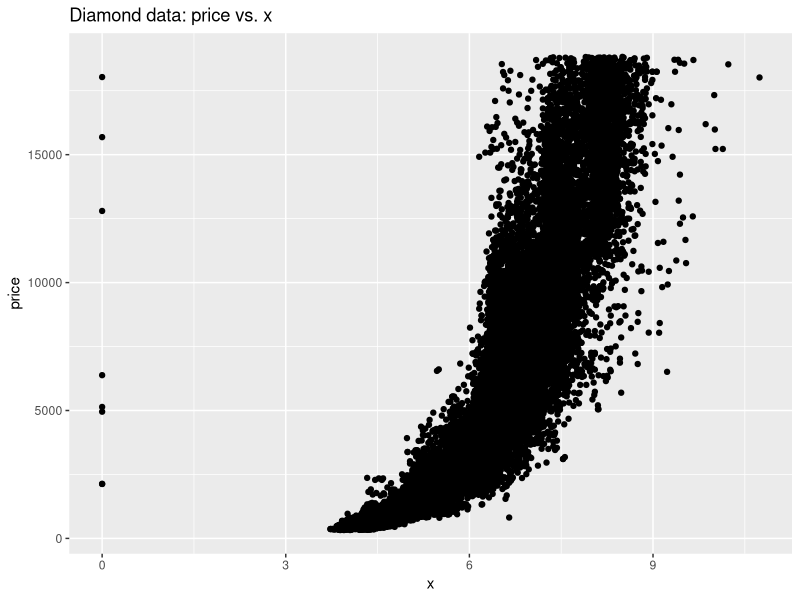
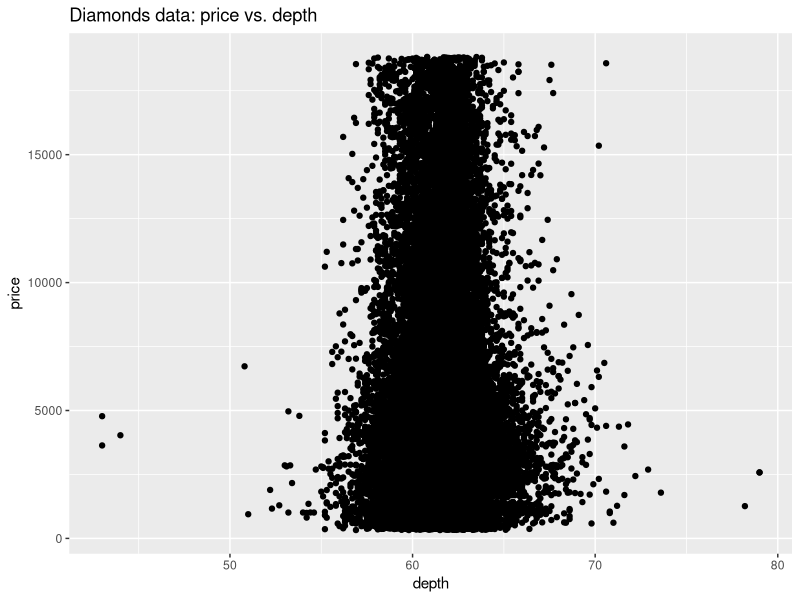
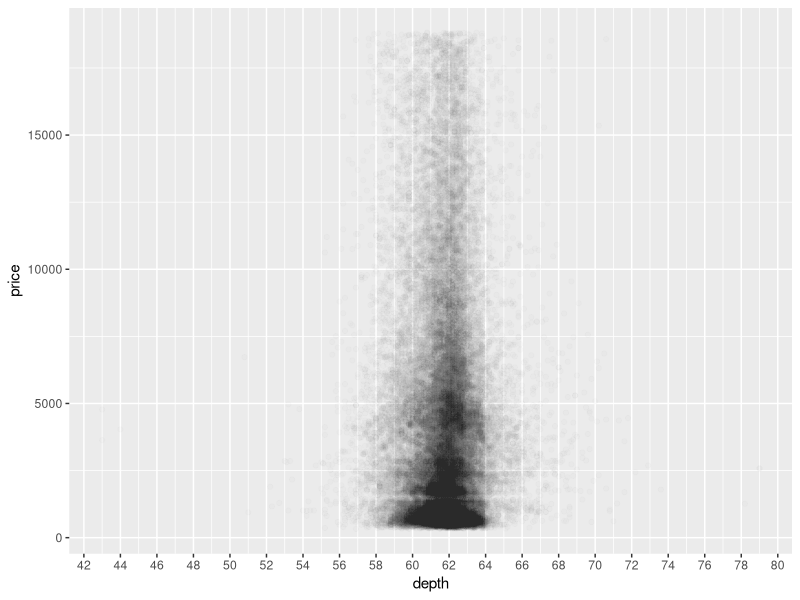
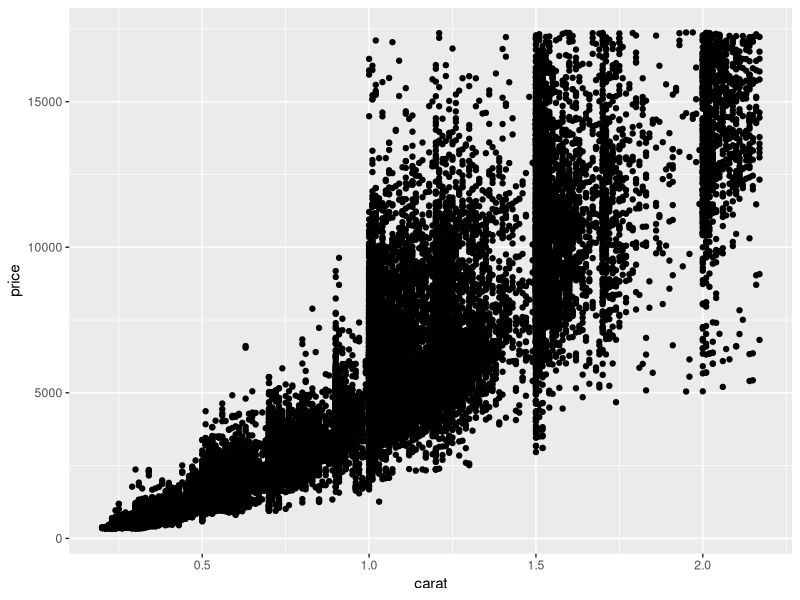
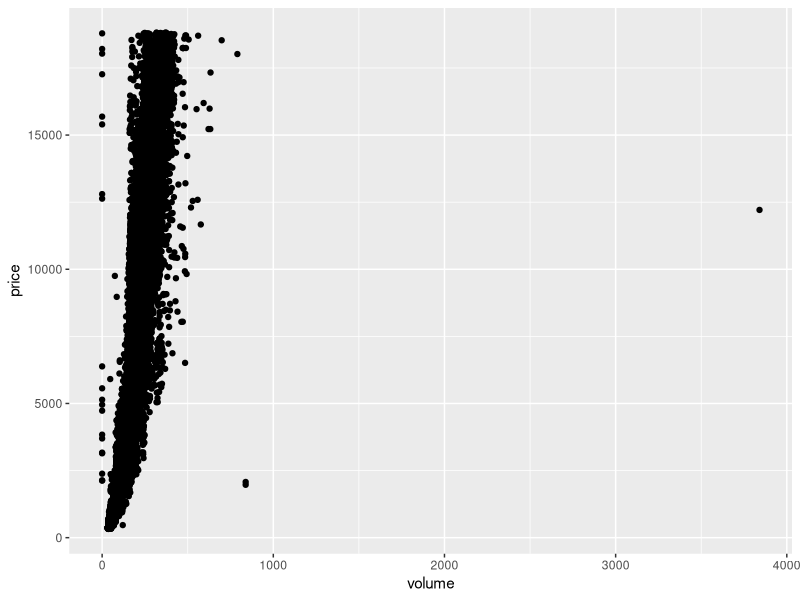

R code for these plots, in order:
# Pre-requisite
library(ggplot2)
data("diamonds")

# ----------------------------------- 1 ---------------------------------------
# In this problem set, you'll continue to explore the diamonds data set.
# Your first task is to create a scatterplot of price vs x
# using the ggplot syntax.
# This assignment is not graded and will be marked as correct when you submit.
# =============================================================================
ggplot(data = diamonds, mapping = aes(x = x, y = price)) +
  geom_point() +
  labs(title = "Diamond data: price vs. x", x = "x", y = "price")

# ----------------------------------- 2 ---------------------------------------
# Findings: outliers such as when x is 0, and the relationship between x and
# price is exponential.

# ----------------------------------- 3 ---------------------------------------
# What is the correlation between price and x? 
# What is the correlation between price and y?
# What is the correlation between price and z?
# =============================================================================
cor(diamonds$x, diamonds$price)
cor(diamonds$y, diamonds$price)
cor(diamonds$z, diamonds$price)

# ----------------------------------- 4 ---------------------------------------
# Create a simple scatter plot of price vs depth.
# =============================================================================
ggplot(data = diamonds, mapping = aes(x = depth, y = price)) +
  geom_point() +
  ggtitle("Diamonds data: price vs. depth") +
  xlab("depth") +
  ylab("price")

# ----------------------------------- 5 ---------------------------------------
# Change the code to make the transparency of the
# points to be 1/100 of what they are now and mark
# the x-axis every 2 units. See the instructor notes
# for two hints.
# =============================================================================
ggplot(data = diamonds, mapping = aes(x = depth, y = price)) +
  geom_point(alpha = 1/100) +
  scale_x_continuous(breaks = seq(0, 100, by = 2))
  
  
# ----------------------------------- 6 ---------------------------------------
# Based on the scatter plot of depth vs. price, most diamonds are between what
# values of depth? 58~64
# =============================================================================

# ----------------------------------- 7 ---------------------------------------
# What's the correlation of depth vs. price? -0.0106474
# Based on the correlation coefficient would you use depth to predict the 
# price of a diamond? No. Because there is no strong correlation between the 
# two.
# =============================================================================

# ----------------------------------- 8 ---------------------------------------
# Create a scatterplot of price vs carat and omit the top 1% of price and carat
# values.
# =============================================================================
df <- diamonds[(diamonds$price < quantile(diamonds$price, 0.99) &
                 diamonds$carat < quantile(diamonds$carat, 0.99)), ]
ggplot(data = df, mapping = aes(x = carat, y = price)) +
  geom_point()

# ----------------------------------- 9 ---------------------------------------
# Create a scatterplot of price vs. volume (x * y * z).
# This is a very rough approximation for a diamond's volume.
# Create a new variable for volume in the diamonds data frame.
# =============================================================================
diamonds$volume <- diamonds$x * diamonds$y * diamonds$z
ggplot(data = diamonds, mapping = aes(x = volume, y = price)) +
  geom_point()

# ----------------------------------- 10 --------------------------------------
# What's the correlation of price and volume? Exclude diamonds that have a 
# volume of 0 or that are greater than or equal to 800.
# =============================================================================
df <- diamonds[(diamonds$volume != 0 & diamonds$volume < 800), ]
cor(df$volume, df$price)

# ----------------------------------- 11 --------------------------------------
# Subset the data to exclude diamonds with a volume
# greater than or equal to 800. Also, exclude diamonds
# with a volume of 0. Adjust the transparency of the
# points and add a linear model to the plot. (See the
# Instructor Notes or look up the documentation of
# geom_smooth() for more details about smoothers.)
# Do you think this would be a useful model to estimate
# the price of diamonds? Why or why not?
# =============================================================================

# ----------------------------------- 12 --------------------------------------
# =============================================================================

# ----------------------------------- 13 --------------------------------------
# =============================================================================

# ----------------------------------- 14 --------------------------------------
# =============================================================================

# ----------------------------------- 15 --------------------------------------
# =============================================================================

# ----------------------------------- 16 --------------------------------------
# =============================================================================
